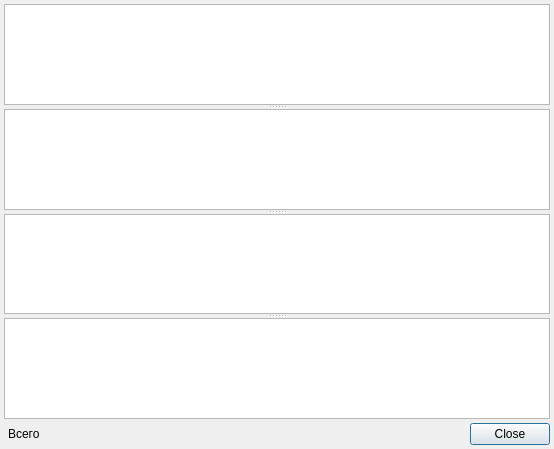
<?xml version="1.0" encoding="UTF-8"?>
<ui version="4.0">
 <class>RBVaccineItemList</class>
 <widget class="QDialog" name="RBVaccineItemList">
  <property name="geometry">
   <rect>
    <x>0</x>
    <y>0</y>
    <width>554</width>
    <height>449</height>
   </rect>
  </property>
  <property name="windowTitle">
   <string>Dialog</string>
  </property>
  <layout class="QGridLayout" name="gridLayout">
   <property name="margin">
    <number>4</number>
   </property>
   <property name="spacing">
    <number>4</number>
   </property>
   <item row="2" column="2">
    <widget class="QDialogButtonBox" name="buttonBox">
     <property name="orientation">
      <enum>Qt::Horizontal</enum>
     </property>
     <property name="standardButtons">
      <set>QDialogButtonBox::Close</set>
     </property>
    </widget>
   </item>
   <item row="0" column="0" rowspan="2" colspan="3">
    <widget class="QSplitter" name="splitter">
     <property name="orientation">
      <enum>Qt::Vertical</enum>
     </property>
     <widget class="QWidget" name="pnlItems" native="true">
      <layout class="QVBoxLayout" name="verticalLayout">
       <property name="spacing">
        <number>0</number>
       </property>
       <property name="margin">
        <number>0</number>
       </property>
       <item>
        <widget class="CTableView" name="tblItems"/>
       </item>
      </layout>
     </widget>
     <widget class="QWidget" name="pnlInfections" native="true">
      <layout class="QVBoxLayout" name="verticalLayout_2">
       <property name="spacing">
        <number>0</number>
       </property>
       <property name="margin">
        <number>0</number>
       </property>
       <item>
        <widget class="CTableView" name="tblVaccineInfections"/>
       </item>
      </layout>
     </widget>
     <widget class="QWidget" name="pnlVaccineSchemes" native="true">
      <layout class="QVBoxLayout" name="verticalLayout_3">
       <property name="spacing">
        <number>0</number>
       </property>
       <property name="margin">
        <number>0</number>
       </property>
       <item>
        <widget class="CTableView" name="tblVaccineSchemes"/>
       </item>
      </layout>
     </widget>
     <widget class="QWidget" name="pnlVaccineSchemaTransitions" native="true">
      <layout class="QVBoxLayout" name="verticalLayout_4">
       <property name="spacing">
        <number>0</number>
       </property>
       <property name="margin">
        <number>0</number>
       </property>
       <item>
        <widget class="CTableView" name="tblVaccineSchemaTransitions"/>
       </item>
      </layout>
     </widget>
    </widget>
   </item>
   <item row="2" column="1">
    <widget class="QLabel" name="label">
     <property name="text">
      <string>Всего</string>
     </property>
    </widget>
   </item>
  </layout>
 </widget>
 <customwidgets>
  <customwidget>
   <class>CTableView</class>
   <extends>QTableView</extends>
   <header>library/TableView.h</header>
  </customwidget>
 </customwidgets>
 <tabstops>
  <tabstop>tblItems</tabstop>
  <tabstop>tblVaccineInfections</tabstop>
  <tabstop>tblVaccineSchemes</tabstop>
  <tabstop>tblVaccineSchemaTransitions</tabstop>
  <tabstop>buttonBox</tabstop>
 </tabstops>
 <resources/>
 <connections>
  <connection>
   <sender>buttonBox</sender>
   <signal>accepted()</signal>
   <receiver>RBVaccineItemList</receiver>
   <slot>accept()</slot>
   <hints>
    <hint type="sourcelabel">
     <x>248</x>
     <y>254</y>
    </hint>
    <hint type="destinationlabel">
     <x>157</x>
     <y>274</y>
    </hint>
   </hints>
  </connection>
  <connection>
   <sender>buttonBox</sender>
   <signal>rejected()</signal>
   <receiver>RBVaccineItemList</receiver>
   <slot>reject()</slot>
   <hints>
    <hint type="sourcelabel">
     <x>316</x>
     <y>260</y>
    </hint>
    <hint type="destinationlabel">
     <x>286</x>
     <y>274</y>
    </hint>
   </hints>
  </connection>
 </connections>
</ui>
